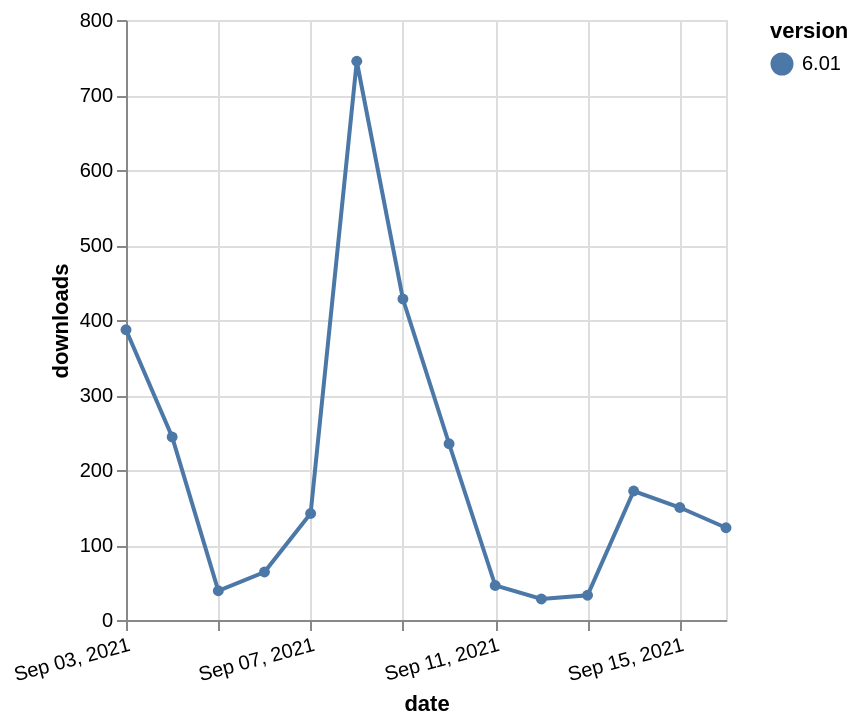

Here is the Vega-Lite specification saved for this chart:
### Vega-Lite specification from a JSON file in a GitHub repository (floating-point values rounded to 4 significant figures)
{"$schema": "https://vega.github.io/schema/vega-lite/v5.json", "description": "A simple bar chart with embedded data.", "data": {"values": [{"date": "2021-09-03", "total": 172331, "delta": 387, "version": "6.01"}, {"date": "2021-09-04", "total": 172575, "delta": 244, "version": "6.01"}, {"date": "2021-09-05", "total": 172614, "delta": 39, "version": "6.01"}, {"date": "2021-09-06", "total": 172678, "delta": 64, "version": "6.01"}, {"date": "2021-09-07", "total": 172820, "delta": 142, "version": "6.01"}, {"date": "2021-09-08", "total": 173565, "delta": 745, "version": "6.01"}, {"date": "2021-09-09", "total": 173993, "delta": 428, "version": "6.01"}, {"date": "2021-09-10", "total": 174228, "delta": 235, "version": "6.01"}, {"date": "2021-09-11", "total": 174274, "delta": 46, "version": "6.01"}, {"date": "2021-09-12", "total": 174302, "delta": 28, "version": "6.01"}, {"date": "2021-09-13", "total": 174335, "delta": 33, "version": "6.01"}, {"date": "2021-09-14", "total": 174507, "delta": 172, "version": "6.01"}, {"date": "2021-09-15", "total": 174657, "delta": 150, "version": "6.01"}, {"date": "2021-09-16", "total": 174780, "delta": 123, "version": "6.01"}]}, "width": "container", "mark": {"type": "line", "point": {"filled": true}}, "encoding": {"x": {"field": "date", "type": "temporal", "timeUnit": "yearmonthdate", "title": "date", "axis": {"labelAngle": -15}}, "y": {"field": "delta", "type": "quantitative", "title": "downloads"}, "color": {"field": "version", "type": "nominal"}, "tooltip": {"field": "delta"}}}
